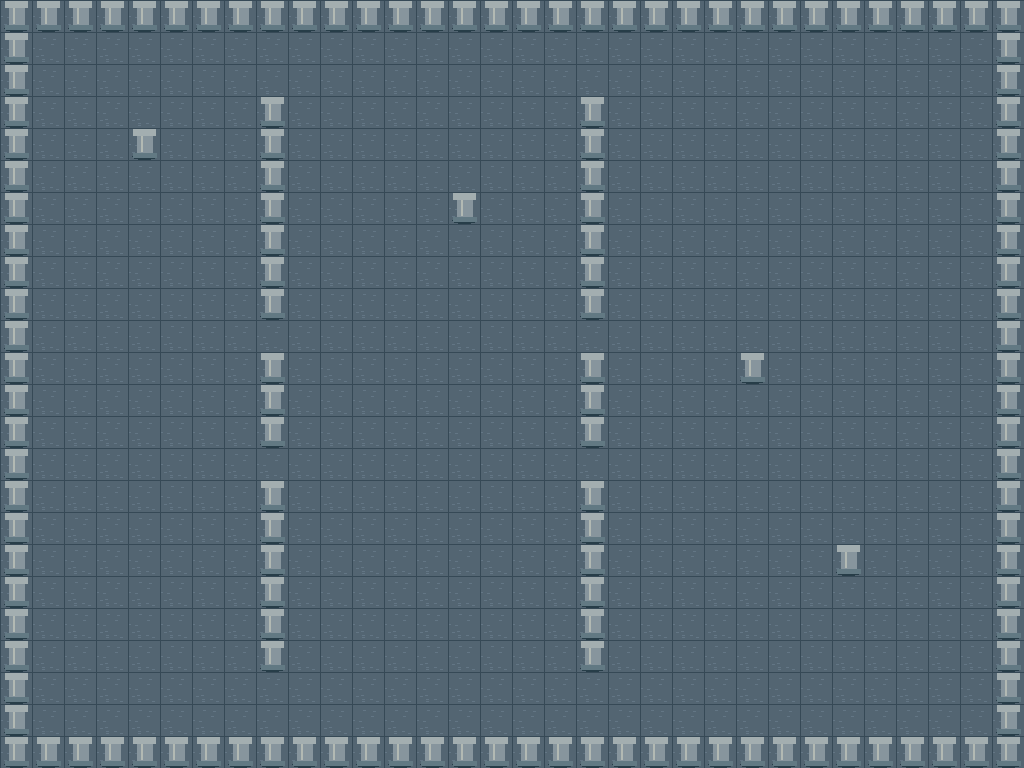

The image is a tile-based game level rendered from a .tmx file. Its description and complete source (layers, tilesets, objects, tile grids) follow:
An orthogonal 32x24 tile map with 32x32 px tiles, 2 tile layers (Chao, Detalhes) and 5 objects (2x chest, portal, npc, sign).

<map version="1.10" tiledversion="1.11.0" orientation="orthogonal" renderorder="right-down" width="32" height="24" tilewidth="32" tileheight="32" infinite="0" nextlayerid="4" nextobjectid="6">
  <properties>
    <property name="title" value="Ruínas da Primeira Luz" />
  </properties>
  <tileset firstgid="1" source="lume.tsx" />
  <layer id="1" name="Chao" width="32" height="24">
    <data encoding="csv">
10,10,10,10,10,10,10,10,10,10,10,10,10,10,10,10,10,10,10,10,10,10,10,10,10,10,10,10,10,10,10,10,
10,10,10,10,10,10,10,10,10,10,10,10,10,10,10,10,10,10,10,10,10,10,10,10,10,10,10,10,10,10,10,10,
10,10,10,10,10,10,10,10,10,10,10,10,10,10,10,10,10,10,10,10,10,10,10,10,10,10,10,10,10,10,10,10,
10,10,10,10,10,10,10,10,10,10,10,10,10,10,10,10,10,10,10,10,10,10,10,10,10,10,10,10,10,10,10,10,
10,10,10,10,10,10,10,10,10,10,10,10,10,10,10,10,10,10,10,10,10,10,10,10,10,10,10,10,10,10,10,10,
10,10,10,10,10,10,10,10,10,10,10,10,10,10,10,10,10,10,10,10,10,10,10,10,10,10,10,10,10,10,10,10,
10,10,10,10,10,10,10,10,10,10,10,10,10,10,10,10,10,10,10,10,10,10,10,10,10,10,10,10,10,10,10,10,
10,10,10,10,10,10,10,10,10,10,10,10,10,10,10,10,10,10,10,10,10,10,10,10,10,10,10,10,10,10,10,10,
10,10,10,10,10,10,10,10,10,10,10,10,10,10,10,10,10,10,10,10,10,10,10,10,10,10,10,10,10,10,10,10,
10,10,10,10,10,10,10,10,10,10,10,10,10,10,10,10,10,10,10,10,10,10,10,10,10,10,10,10,10,10,10,10,
10,10,10,10,10,10,10,10,10,10,10,10,10,10,10,10,10,10,10,10,10,10,10,10,10,10,10,10,10,10,10,10,
10,10,10,10,10,10,10,10,10,10,10,10,10,10,10,10,10,10,10,10,10,10,10,10,10,10,10,10,10,10,10,10,
10,10,10,10,10,10,10,10,10,10,10,10,10,10,10,10,10,10,10,10,10,10,10,10,10,10,10,10,10,10,10,10,
10,10,10,10,10,10,10,10,10,10,10,10,10,10,10,10,10,10,10,10,10,10,10,10,10,10,10,10,10,10,10,10,
10,10,10,10,10,10,10,10,10,10,10,10,10,10,10,10,10,10,10,10,10,10,10,10,10,10,10,10,10,10,10,10,
10,10,10,10,10,10,10,10,10,10,10,10,10,10,10,10,10,10,10,10,10,10,10,10,10,10,10,10,10,10,10,10,
10,10,10,10,10,10,10,10,10,10,10,10,10,10,10,10,10,10,10,10,10,10,10,10,10,10,10,10,10,10,10,10,
10,10,10,10,10,10,10,10,10,10,10,10,10,10,10,10,10,10,10,10,10,10,10,10,10,10,10,10,10,10,10,10,
10,10,10,10,10,10,10,10,10,10,10,10,10,10,10,10,10,10,10,10,10,10,10,10,10,10,10,10,10,10,10,10,
10,10,10,10,10,10,10,10,10,10,10,10,10,10,10,10,10,10,10,10,10,10,10,10,10,10,10,10,10,10,10,10,
10,10,10,10,10,10,10,10,10,10,10,10,10,10,10,10,10,10,10,10,10,10,10,10,10,10,10,10,10,10,10,10,
10,10,10,10,10,10,10,10,10,10,10,10,10,10,10,10,10,10,10,10,10,10,10,10,10,10,10,10,10,10,10,10,
10,10,10,10,10,10,10,10,10,10,10,10,10,10,10,10,10,10,10,10,10,10,10,10,10,10,10,10,10,10,10,10,
10,10,10,10,10,10,10,10,10,10,10,10,10,10,10,10,10,10,10,10,10,10,10,10,10,10,10,10,10,10,10,10
</data>
  </layer>
  <layer id="2" name="Detalhes" width="32" height="24">
    <data encoding="csv">
11,11,11,11,11,11,11,11,11,11,11,11,11,11,11,11,11,11,11,11,11,11,11,11,11,11,11,11,11,11,11,11,
11,0,0,0,0,0,0,0,0,0,0,0,0,0,0,0,0,0,0,0,0,0,0,0,0,0,0,0,0,0,0,11,
11,0,0,0,0,0,0,0,0,0,0,0,0,0,0,0,0,0,0,0,0,0,0,0,0,0,0,0,0,0,0,11,
11,0,0,0,0,0,0,0,11,0,0,0,0,0,0,0,0,0,11,0,0,0,0,0,0,0,0,0,0,0,0,11,
11,0,0,0,11,0,0,0,11,0,0,0,0,0,0,0,0,0,11,0,0,0,0,0,0,0,0,0,0,0,0,11,
11,0,0,0,0,0,0,0,11,0,0,0,0,0,0,0,0,0,11,0,0,0,0,0,0,0,0,0,0,0,0,11,
11,0,0,0,0,0,0,0,11,0,0,0,0,0,11,0,0,0,11,0,0,0,0,0,0,0,0,0,0,0,0,11,
11,0,0,0,0,0,0,0,11,0,0,0,0,0,0,0,0,0,11,0,0,0,0,0,0,0,0,0,0,0,0,11,
11,0,0,0,0,0,0,0,11,0,0,0,0,0,0,0,0,0,11,0,0,0,0,0,0,0,0,0,0,0,0,11,
11,0,0,0,0,0,0,0,11,0,0,0,0,0,0,0,0,0,11,0,0,0,0,0,0,0,0,0,0,0,0,11,
11,0,0,0,0,0,0,0,0,0,0,0,0,0,0,0,0,0,0,0,0,0,0,0,0,0,0,0,0,0,0,11,
11,0,0,0,0,0,0,0,11,0,0,0,0,0,0,0,0,0,11,0,0,0,0,11,0,0,0,0,0,0,0,11,
11,0,0,0,0,0,0,0,11,0,0,0,0,0,0,0,0,0,11,0,0,0,0,0,0,0,0,0,0,0,0,11,
11,0,0,0,0,0,0,0,11,0,0,0,0,0,0,0,0,0,11,0,0,0,0,0,0,0,0,0,0,0,0,11,
11,0,0,0,0,0,0,0,0,0,0,0,0,0,0,0,0,0,0,0,0,0,0,0,0,0,0,0,0,0,0,11,
11,0,0,0,0,0,0,0,11,0,0,0,0,0,0,0,0,0,11,0,0,0,0,0,0,0,0,0,0,0,0,11,
11,0,0,0,0,0,0,0,11,0,0,0,0,0,0,0,0,0,11,0,0,0,0,0,0,0,0,0,0,0,0,11,
11,0,0,0,0,0,0,0,11,0,0,0,0,0,0,0,0,0,11,0,0,0,0,0,0,0,11,0,0,0,0,11,
11,0,0,0,0,0,0,0,11,0,0,0,0,0,0,0,0,0,11,0,0,0,0,0,0,0,0,0,0,0,0,11,
11,0,0,0,0,0,0,0,11,0,0,0,0,0,0,0,0,0,11,0,0,0,0,0,0,0,0,0,0,0,0,11,
11,0,0,0,0,0,0,0,11,0,0,0,0,0,0,0,0,0,11,0,0,0,0,0,0,0,0,0,0,0,0,11,
11,0,0,0,0,0,0,0,0,0,0,0,0,0,0,0,0,0,0,0,0,0,0,0,0,0,0,0,0,0,0,11,
11,0,0,0,0,0,0,0,0,0,0,0,0,0,0,0,0,0,0,0,0,0,0,0,0,0,0,0,0,0,0,11,
11,11,11,11,11,11,11,11,11,11,11,11,11,11,11,11,11,11,11,11,11,11,11,11,11,11,11,11,11,11,11,11
</data>
  </layer>
  <objectgroup id="3" name="Objetos">
    <object id="1" name="volta_bosque" type="portal" x="64" y="576" width="32" height="32">
      <properties>
        <property name="destination" value="bosque" />
        <property name="spawn_x" value="44" />
        <property name="spawn_y" value="6" />
      </properties>
    </object>
    <object id="2" name="Eco" type="npc" x="448" y="448" width="32" height="32">
      <properties>
        <property name="dialog" value="ruins" />
      </properties>
    </object>
    <object id="3" name="ruinas_fragmento" type="chest" x="768" y="224" width="32" height="32">
      <properties>
        <property name="reward" value="fragment" />
        <property name="amount" value="1" />
      </properties>
    </object>
    <object id="4" name="ruinas_moedas" type="chest" x="800" y="576" width="32" height="32">
      <properties>
        <property name="reward" value="gold" />
        <property name="amount" value="80" />
      </properties>
    </object>
    <object id="5" name="inscricao" type="sign" x="160" y="576" width="32" height="32">
      <properties>
        <property name="text" value="Três fragmentos, uma só luz. Leve-os ao farol da vila." />
      </properties>
    </object>
  </objectgroup>
</map>
